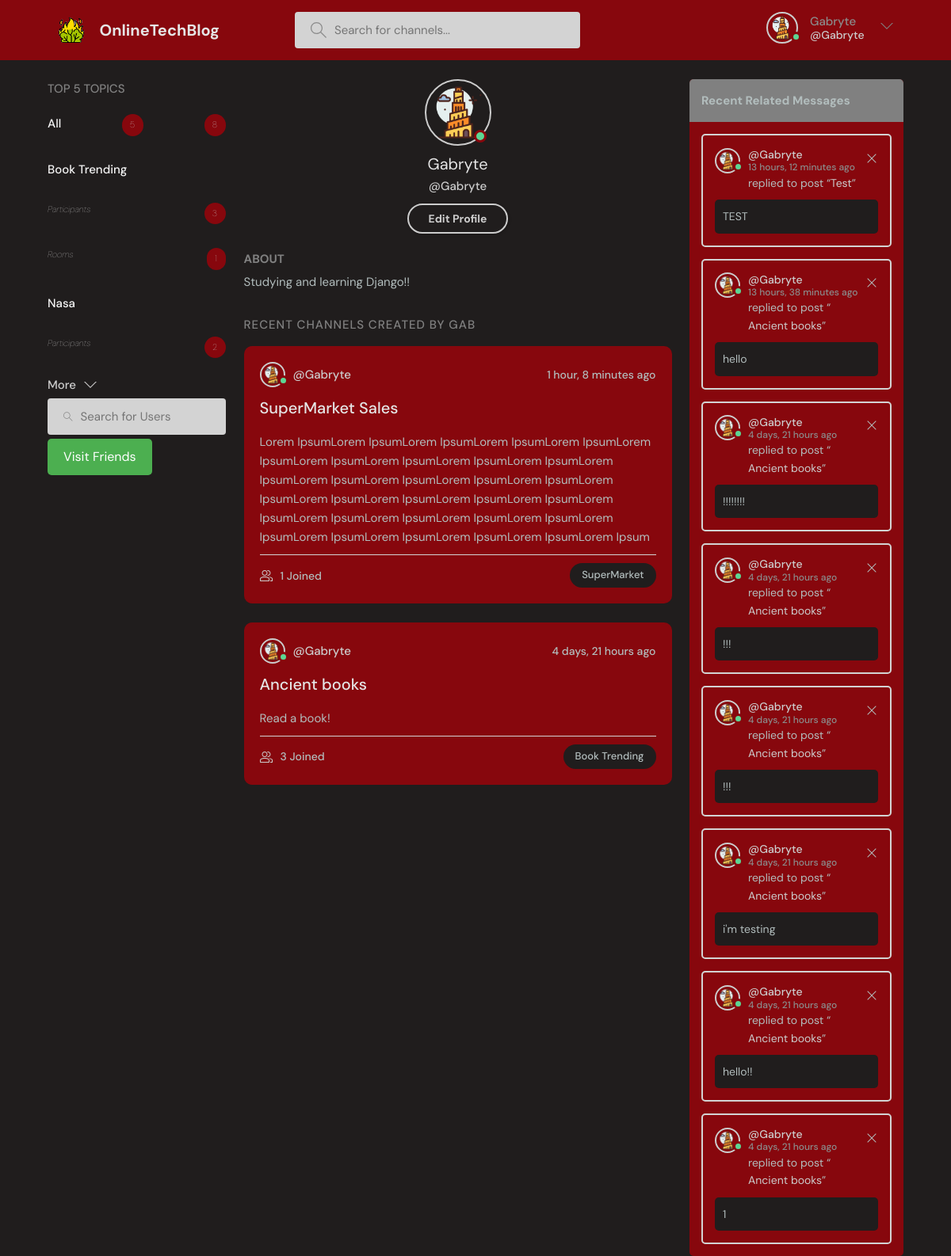
/profile/1 (signed in), run on the app's committed database.
### baseProject/models.py (models this page shows, shortened)
class User(AbstractUser):
    name = models.CharField(max_length=200, null=True)
    surname = models.CharField(max_length=200, null=True)
    email = models.EmailField(unique=True,null=True)
    status = models.TextField(null=True)
    icon = models.ImageField(null=True, default="userBase.svg")
    showFriendsMessages = models.BooleanField(default=False)
    USERNAME_FIELD = 'email'
    REQUIRED_FIELDS = []

class Topic(models.Model):
    name = models.CharField(max_length=10, unique=True)

class Room(models.Model):
    host = models.ForeignKey(User, on_delete=models.SET_NULL, null=True)
    participants = models.ManyToManyField(User, related_name='participants', blank=True)
    topic = models.ForeignKey(Topic, null=True, blank=True,on_delete=models.SET_NULL)
    name = models.CharField(max_length=200, unique=True)
    description = models.TextField(null=True, blank=True)
    friendsOnly = models.BooleanField(default=False)
    updated = models.DateTimeField(auto_now=True)
    created = models.DateTimeField(auto_now_add=True)
    class Meta:
        ordering = ('-updated','-created')
    def __str__(self):
        return self.name

class Message(models.Model):
    user = models.ForeignKey(User, on_delete=models.CASCADE)
    room = models.ForeignKey(Room, on_delete=models.CASCADE)
    body = models.TextField()
    image = models.ImageField(null=True, blank=True)
    updated = models.DateTimeField(auto_now=True)
    created = models.DateTimeField(auto_now_add=True)
    likes = models.ManyToManyField(User, related_name='comment')
    class Meta:
        ordering = ('-updated','-created')

### baseProject/views.py (the view)
# urls.py: path('profile/<str:pk>', views.userProfile, name='user-profile'),
@login_required(login_url='loginPage')  # TODO possible change instead of decorator
def userProfile(request, pk):
    page = 'userProfile'
    user = User.objects.get(id=pk)
    rooms = user.room_set.all()
    room_messages = user.message_set.all()
    num = 5
    topics = Topic.objects.annotate(num_participants=Count('room__participants'), num_rooms=Count('room')).order_by(
        '-num_participants', '-num_rooms')[0:num]
    total_participants = topics.aggregate(total_participants=Sum('num_participants')).get('total_participants', 0)
    userSearched = user
    userRequester = request.user
    can_send = not FriendshipRequest.objects.filter(
        from_user=userRequester,
        to_user=userSearched,
    ).exists()
    if (can_send == True):  # if someone else have already made the request
        can_send = not FriendshipRequest.objects.filter(
            to_user=userRequester,
            from_user=userSearched,
        ).exists()
    alreadyFriends = checkIfFriends(request, userSearched)
    context = {'user': user, 'rooms': rooms, 'room_messages': room_messages, 'topics': topics, "num": num,
               "total_participants": total_participants, "page": page, "can_send": can_send,
               "alreadyFriends": alreadyFriends}
    return render(request, 'baseProject/profile.html', context)

### baseProject/views.py (called while the page is built)
def checkIfFriends(request, userSearched):
    alreadyFriends = False
    friends = getUserFriends(request)
    if friends.contains(userSearched):
        alreadyFriends = True
    return alreadyFriends

### baseProject/templates/baseProject/profile.html (shortened to what this page needs)
{% extends 'main.html' %}
{% block content %}
    <main class="profile-page layout layout--3">
        <div class="container">
            {% include 'baseProject/topic_inside.html' %}
            <div class="roomList">
                <div class="profile">
                    <div class="profile__avatar">
                        {% if user.is_authenticated %}
                            <div class="avatar avatar--large active">
                                <img src="{{ user.icon.url }}"/>
                            </div>
                        {% else %}
                            <div class="avatar avatar--large">
                                <img src="{{ user.icon.url }}"/>
                            </div>
                        {% endif %}
                    </div>
                    <div class="profile__info">
                        <h3>{{ user.username }}</h3>
                        <p>@{{ user.username }}</p>
                        {% if request.user == user %}
                            <a href="{% url 'update-user' %}" class="btn btn--main btn--pill">Edit Profile</a>
                        {% endif %}
                    </div>
                    <div class="profile__about">
                        <h3>About</h3>
                        <p>
                            {{ user.status }}
                        </p>
                    </div>
                </div>
                <div class="roomList__header">
                    <div>
                        <h2>
                            Recent Channels created by {{ user.name }}
                        </h2>
                    </div>
                </div>
                {% include 'baseProject/central_home.html' %}
            </div>
            {% include 'baseProject/feed_inside.html' %}
        </div>
    </main>
{% endblock content %}

### templates/header.html (shortened to what this page needs)
{% load static %}
    <header class="header header--loggedIn">
      <div class="container">
        <a href="{% url 'home' %}" class="LOGO">
          <img src="{% static  'images/tower.png' %}" />
          <h1>OnlineTechBlog</h1>
        </a>
        <form class="searchBar" method="GET" action="{% url 'home'  %}">
          <label>
            <input name="q" placeholder="Search for channels..." />
          </label>
        </form>
        <nav class="header__menu">
          {% if request.user.is_authenticated %}
          <div class="UserOptions">
            <a href="{% url 'user-profile' request.user.id %}">
              <div class="avatar avatar--medium active">
                <img src="{{request.user.icon.url}}" />
              </div>
              <p>{{ request.user.username }} <span>@{{ request.user.username }}</span></p>
            </a>
            <button class="dropdown-button">
              <svg version="1.1" xmlns="http://www.w3.org/2000/svg" width="32" height="32" viewBox="0 0 32 32">
                <title>chevron-down</title>
                <path d="M16 21l-13-13h-3l16 16 16-16h-3l-13 13z"></path>
              </svg>
            </button>
          </div>
              {% else %}
           <a href="{% url 'loginPage' %}">
            <img src="{% static 'images/emptyusericon.svg' %}"/>
            <p>Login</p>
          </a>
           {% endif %}
        </nav>
      </div>
    </header>

### baseProject/templates/baseProject/topic_inside.html (shortened to what this page needs)
<div class="topics">
    <div class="topics__header">
        <h2>Top {{ num }} Topics</h2>
    </div>
    <ul class="listTopics">
        <li>
            <a href="{% url 'home' %}">All
                <span class="numberPro">{{ topics.count }}</span><span class="numberPro">{{ total_participants }}</span></a>
        </li>
        {% for topic in topics %}
            <li>
                <a href="{% url 'home' %}?q={{ topic.name }}">{{ topic.name }}</a>
            </li>
            <li>
                <a><i>Participants</i><span class="numberPro">{{ topic.num_participants }}</span></a>
            </li>
            <li>
                <a><i>Rooms</i><span class="numberPro">{{ topic.room_set.all.count }}</span></a>
            </li>
        {% endfor %}
    </ul>
    <a class="btn btn--link" href="{% url 'arguments' %}">
        More
        <svg version="1.1" xmlns="http://www.w3.org/2000/svg" width="32" height="32" viewBox="0 0 32 32">
            <title>chevron-down</title>
            <path d="M16 21l-13-13h-3l16 16 16-16h-3l-13 13z"></path>
        </svg>
    </a>
    <form action="{% url 'userSearch' %}" method="GET" class="searchBar">
        <label>
            <input name="q" placeholder="Search for Users"/>
        </label>
    </form>
    {% if request.user.is_authenticated %}
    <a href="{% url 'friends'%}" class="cool-button">Visit Friends</a>
    {% endif %}
</div>

### baseProject/templates/baseProject/central_home.html (shortened to what this page needs)
{% for room in rooms %}
    <div class="RoomIteratedLister">
        <div class="ChannelListerRoomHeaderBlock">
            <a href="{% url 'user-profile' room.host.id %}" class="HostRoomChannelLister">
                {% if room.host.is_authenticated %}
                    <div class="avatar avatar--small active">
                        <img src="{{ room.host.icon.url }}"/>
                    </div>
                {% else %}
                    <div class="avatar avatar--small">
                        <img src="{{ room.host.icon.url }}"/>
                    </div>
                {% endif %}
                <span>@{{ room.host.username }}</span>
            </a>
            <div class="ChannelLastActionMessage">
                <span>{{ room.created|timesince }} ago</span>
            </div>
        </div>
        <div class="ContentChannelRoomList">
            <a href="{% url 'room' room.id %}">{{ room.name }}</a>
            <p>{{ room.description }}</p>
        </div>
        <div class="ChannelMetaRoom">
            <a href="{% url 'room' room.id %}" class="ChannelListChannelJoined">
                {{ room.participants.all.count }} Joined
            </a>
            <p class="ChannelListTopicRoom">{{ room.topic.name }}</p>
        </div>
    </div>
{% endfor %}

### baseProject/templates/baseProject/feed_inside.html
{% if requestFriendsExists and request.user.showFriendsMessages == True %}
    <div class="LastMessagesFromUsers">
        <div class="layout__boxHeader">
            <h2>Friend Messages</h2>
        </div>
        {% for activity in friend_messages %}
            <div class="ActivitiesBoxingBox">
                <div class="activities__boxHeader ChannelListerRoomHeaderBlock">
                    <a href="{% url 'user-profile' activity.user.id %}" class="HostRoomChannelLister">
                        {% if activity.user.is_authenticated %}
                            <div class="avatar avatar--small active">
                                <img src="{{ activity.user.icon.url }}"/>
                            </div>
                        {% else %}
                            <div class="avatar avatar--small">
                                <img src="{{ activity.user.icon.url }}"/>
                            </div>
                        {% endif %}
                        <p>
                            @{{ activity.user.username }}
                            <span>{{ activity.created|timesince }} ago</span>
                        </p>
                    </a>
                </div>
                <div class="BoxingContentActivities">
                    <p>replied to post “<a href="{% url 'room' activity.room.id %}">{{ activity.room }}</a>”</p>
                    <div class="ActivitiesBoxingRoomChannelContent">
                        {{ activity.body }}
                    </div>
                </div>
            </div>
        {% endfor %}
    </div>
{% else %}
    <div class="LastMessagesFromUsers">
        <div class="layout__boxHeader">
            {% if page == 'userSearch' %}
                <h2>Recent Searched Users Messages</h2>
            {% else %}
                <h2>Recent Related Messages</h2>
            {% endif %}
        </div>
        {% if page == 'userSearch' %}
            {% for activity in searched_users_messages %}
                <div class="ActivitiesBoxingBox">
                    <div class="activities__boxHeader ChannelListerRoomHeaderBlock">
                        <a href="{% url 'user-profile' activity.user.id %}" class="HostRoomChannelLister">
                            {% if activity.user.is_authenticated %}
                                <div class="avatar avatar--small active">
                                    <img src="{{ activity.user.icon.url }}"/>
                                </div>
                            {% else %}
                                <div class="avatar avatar--small">
                                    <img src="{{ activity.user.icon.url }}"/>
                                </div>
                            {% endif %}
                            <p>
                                @{{ activity.user.username }}
                                <span>{{ activity.created|timesince }} ago</span>
                            </p>
                        </a>
                        {% if request.user == activity.user %}
                            <div class="ChannelLastActionMessage">
                                <a href="{% url 'delete-comment' activity.id %}">
                                    <svg version="1.1" xmlns="http://www.w3.org/2000/svg" width="32" height="32"
                                         viewBox="0 0 32 32">
                                        <title>remove</title>
                                        <path
                                                d="M27.314 6.019l-1.333-1.333-9.98 9.981-9.981-9.981-1.333 1.333 9.981 9.981-9.981 9.98 1.333 1.333 9.981-9.98 9.98 9.98 1.333-1.333-9.98-9.98 9.98-9.981z"
                                        ></path>
                                    </svg>
                                </a>
                            </div>
                        {% endif %}
                    </div>
                    <div class="BoxingContentActivities">
                        <p>replied to post “<a href="{% url 'room' activity.room.id %}">{{ activity.room }}</a>”</p>
                        <div class="ActivitiesBoxingRoomChannelContent">
                            {{ activity.body }}
                        </div>
                    </div>
                </div>
            {% endfor %}
        {% else %}
            {% for activity in room_messages %}
                <div class="ActivitiesBoxingBox">
                    <div class="activities__boxHeader ChannelListerRoomHeaderBlock">
                        <a href="{% url 'user-profile' activity.user.id %}" class="HostRoomChannelLister">
                            {% if activity.user.is_authenticated %}
                                <div class="avatar avatar--small active">
                                    <img src="{{ activity.user.icon.url }}"/>
                                </div>
                            {% else %}
                                <div class="avatar avatar--small">
                                    <img src="{{ activity.user.icon.url }}"/>
                                </div>
                            {% endif %}
                            <p>
                                @{{ activity.user.username }}
                                <span>{{ activity.created|timesince }} ago</span>
                            </p>
                        </a>
                        {% if request.user == activity.user %}
                            <div class="ChannelLastActionMessage">
                                <a href="{% url 'delete-comment' activity.id %}">
                                    <svg version="1.1" xmlns="http://www.w3.org/2000/svg" width="32" height="32"
                                         viewBox="0 0 32 32">
                                        <title>remove</title>
                                        <path
                                                d="M27.314 6.019l-1.333-1.333-9.98 9.981-9.981-9.981-1.333 1.333 9.981 9.981-9.981 9.98 1.333 1.333 9.981-9.98 9.98 9.98 1.333-1.333-9.98-9.98 9.98-9.981z"
                                        ></path>
                                    </svg>
                                </a>
                            </div>
                        {% endif %}
                    </div>
                    <div class="BoxingContentActivities">
                        <p>replied to post “<a href="{% url 'room' activity.room.id %}">{{ activity.room }}</a>”</p>
                        <div class="ActivitiesBoxingRoomChannelContent">
                            {{ activity.body }}
                        </div>
                    </div>
                </div>
            {% endfor %}
        {% endif %}
    </div>
{% endif %}

### data on the page
User: user.icon (picture), user.username "Gabryte", icon (picture), username "Gabryte", status "Studying and learning Django!!", name "GAB"
Topic: name "Book Trending", num_participants "3", room_set.all.count "1"
Topic: name "Nasa", num_participants "2"
Room: host.icon (picture), host.username "Gabryte", created "1 hour, 8 minutes", name "SuperMarket Sales", description "Lorem IpsumLorem IpsumLorem IpsumLorem IpsumLorem IpsumLorem IpsumLorem IpsumLorem IpsumLorem IpsumLorem IpsumLorem IpsumLorem IpsumLorem IpsumLorem IpsumLorem IpsumLorem IpsumLorem IpsumLorem IpsumLorem IpsumLorem IpsumLorem IpsumLorem IpsumLorem IpsumLorem IpsumLorem IpsumLorem IpsumLorem IpsumLorem IpsumLorem IpsumLorem IpsumLorem Ipsum", participants.all.count "1", topic.name "SuperMarket"
Room: host.icon (picture), host.username "Gabryte", created "4 days, 21 hours", name "Ancient books", description "Read a book!", participants.all.count "3", topic.name "Book Trending"
Message: user.icon (picture), user.username "Gabryte", created "13 hours, 12 minutes", room "Test", body "TEST"
Message: user.icon (picture), user.username "Gabryte", created "13 hours, 38 minutes", room "Ancient books", body "hello"
Message: user.icon (picture), user.username "Gabryte", created "4 days, 21 hours", room "Ancient books", body "!!!!!!!!"
Message: user.icon (picture), user.username "Gabryte", created "4 days, 21 hours", room "Ancient books", body "!!!"
Message: user.icon (picture), user.username "Gabryte", created "4 days, 21 hours", room "Ancient books", body "!!!"
Message: user.icon (picture), user.username "Gabryte", created "4 days, 21 hours", room "Ancient books", body "i'm testing"
Message: user.icon (picture), user.username "Gabryte", created "4 days, 21 hours", room "Ancient books", body "hello!!"
Message: user.icon (picture), user.username "Gabryte", created "4 days, 21 hours", room "Ancient books", body "1"

### other printed values
{{ num }} "5"
{{ topics.count }} "5"
{{ total_participants }} "8"
